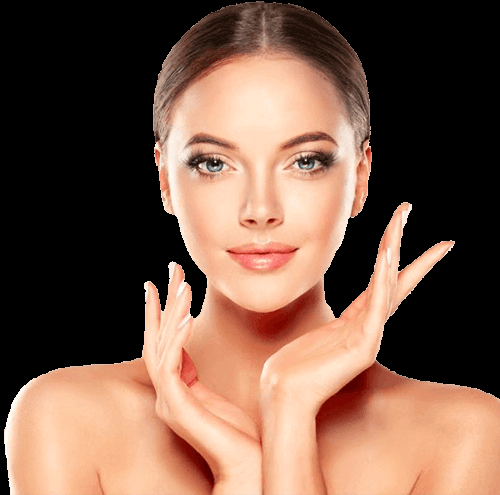
#> input picture rsc/rosto1.png, 500 x 495 px, found by its file name
$ python questao-3-c.py
#> lines starting #> are read from the running program, lines starting #| are printed output that depends on the picture
import sys
import cv2 as cv
import numpy as np
from matplotlib import pyplot as plt

caminho_imagem_1 = 'rsc/rosto1.png'
caminho_imagem_2 = 'rsc/rosto2.png'

if len(sys.argv) >= 2:
    caminho_imagem_1 = sys.argv[1]
if len(sys.argv) >= 3:
    caminho_imagem_2 = sys.argv[2]

img_1 = cv.imread(caminho_imagem_1, 0)
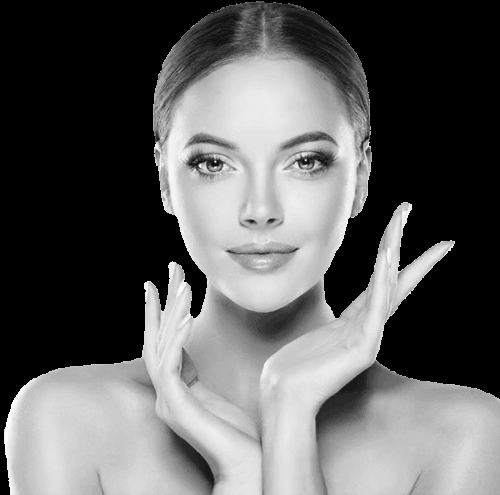
#> img_1: shape (495, 500); min 0, max 251, mean 96.5
img_2 = cv.imread(caminho_imagem_2, 0)
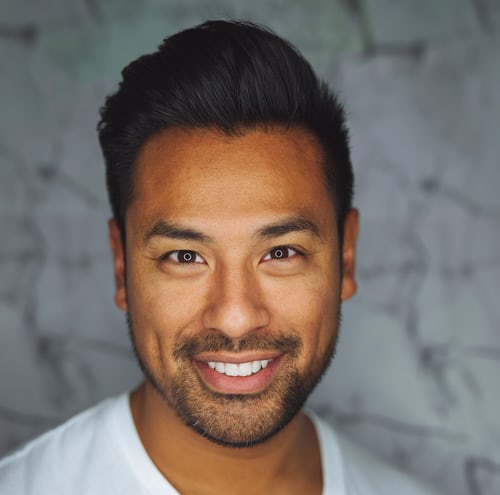
#> input picture rsc/rosto2.png, 500 x 495 px, found by its file name
#> img_2: shape (495, 500); min 0, max 240, mean 111.8

f_1 = np.fft.fft2(img_1)
fshift_1 = np.fft.fftshift(f_1)
fase_1 = np.angle(fshift_1)
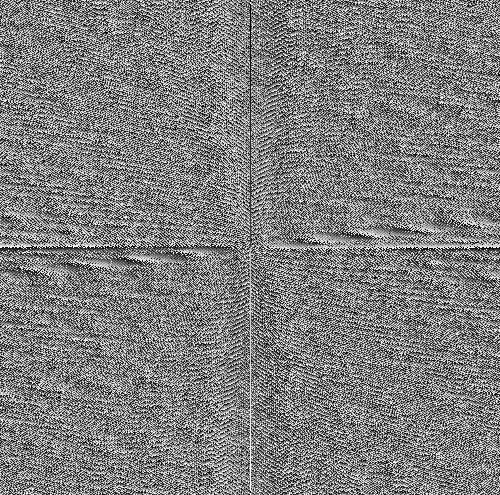
#> fase_1: shape (495, 500) float64; min -3.14, max 3.14, mean 1.27e-05; drawn with min black and max white
amplitude_1 = 20*np.log(np.abs(fshift_1))

f_2 = np.fft.fft2(img_2)
fshift_2 = np.fft.fftshift(f_2)
fase_2 = np.angle(fshift_2)
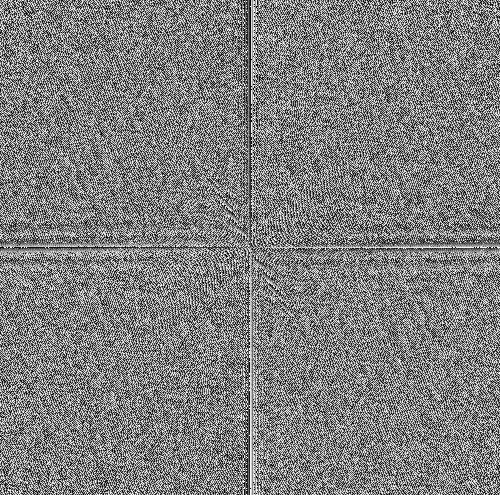
#> fase_2: shape (495, 500) float64; min -3.14, max 3.14, mean -1.27e-05; drawn with min black and max white
amplitude_2 = 20*np.log(np.abs(fshift_2))
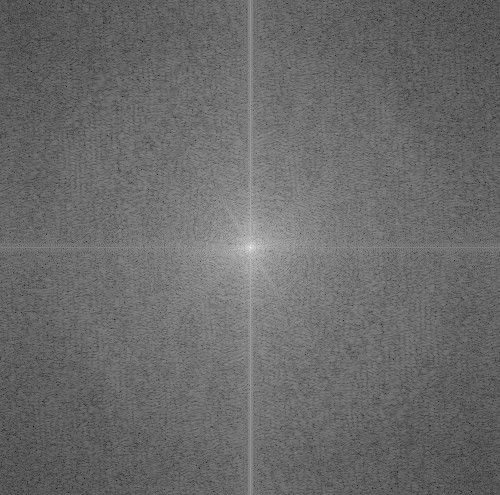
#> amplitude_2: shape (495, 500) float64; min -8.42, max 342.7, mean 138.7; drawn with min black and max white

misto_1 = np.multiply(amplitude_2, np.exp(1j*fase_1))
img_mista_1 = np.real(np.fft.ifft2(misto_1))
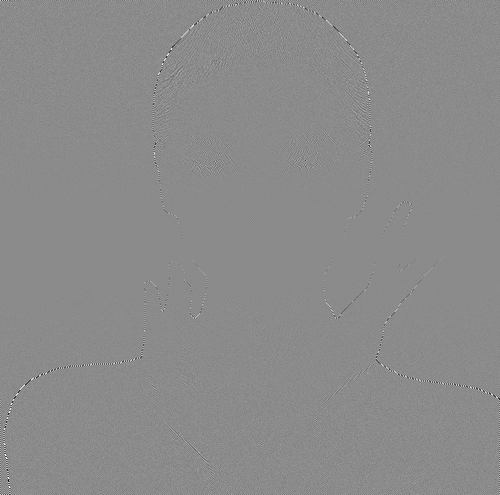
#> img_mista_1: shape (495, 500) float64; min -3.98, max 3.31, mean -0.000209; drawn with min black and max white
img_mista_1 = np.abs(img_mista_1)

misto_2 = np.multiply(amplitude_1, np.exp(1j*fase_2))
img_mista_2 = np.real(np.fft.ifft2(misto_2))
img_mista_2 = np.abs(img_mista_2)
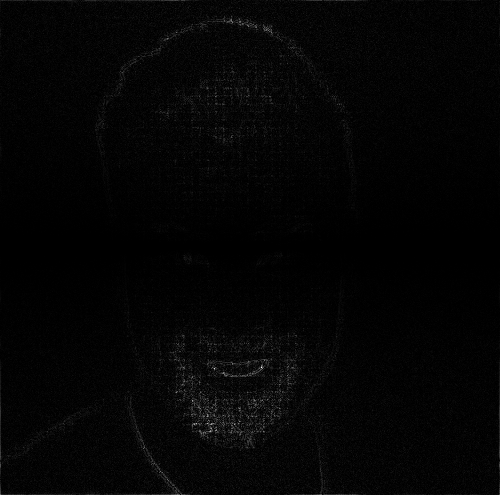
#> img_mista_2: shape (495, 500) float64; min 5.72e-09, max 6.38, mean 0.122; drawn with min black and max white

plt.imshow(img_mista_1, cmap='gray')
plt.show()

plt.imshow(img_mista_2, cmap='gray')
plt.show()

amplitude_1 = amplitude_1 * 5 + 30
fase_2 = fase_2 * 1.2 + 30

inversa_1 = np.multiply(amplitude_1, np.exp(1j*fase_1))
img_inversa_1 = np.real(np.fft.ifft2(inversa_1))
img_inversa_1 = np.abs(img_inversa_1)

inversa_2 = np.multiply(amplitude_2, np.exp(1j*fase_2))
img_inversa_2 = np.real(np.fft.ifft2(inversa_2))
img_inversa_2 = np.abs(img_inversa_2)

plt.imshow(img_inversa_1, cmap='gray')
plt.show()

plt.imshow(img_inversa_2, cmap='gray')
plt.show()
